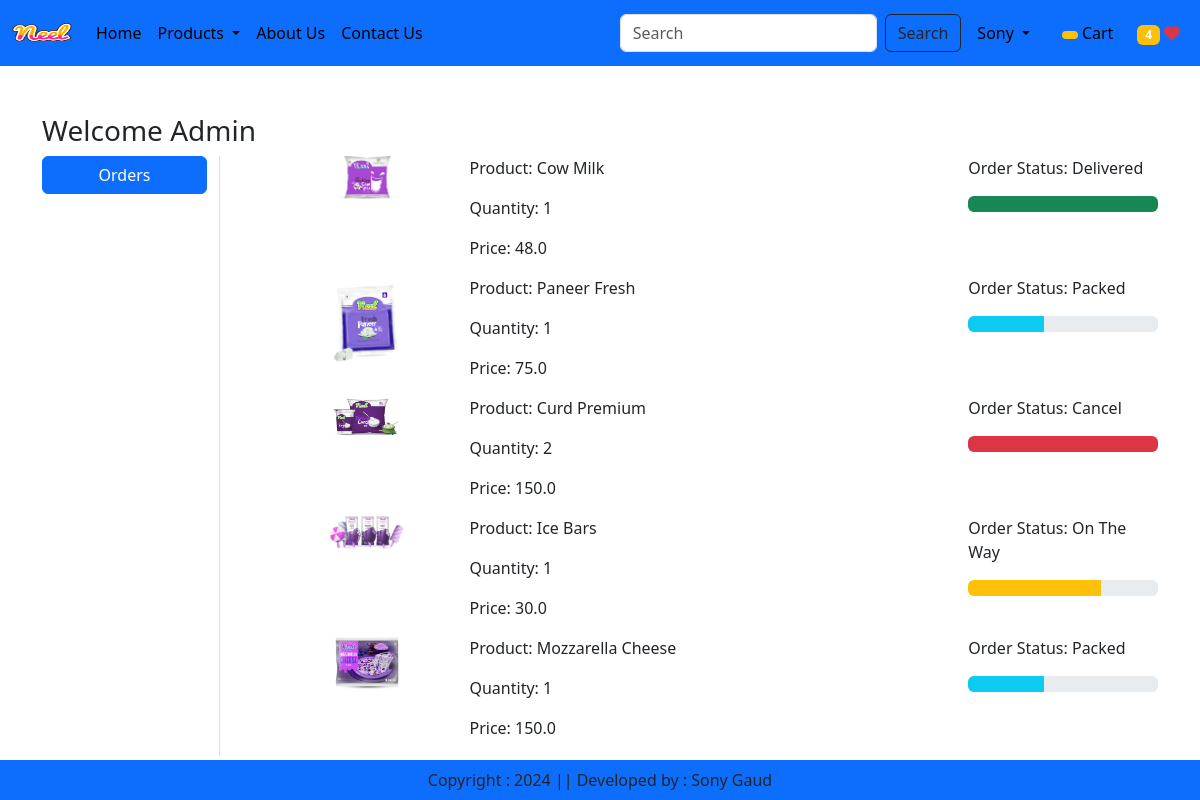
/orders/ (signed in), run on the app's committed database.
### app/models.py (models this page shows, shortened)
class OrderPlaced(models.Model):
    user = models.ForeignKey(User, on_delete=models.CASCADE)
    customer = models.ForeignKey(Customer, on_delete=models.CASCADE)
    product = models.ForeignKey(Product, on_delete=models.CASCADE)
    quantity = models.PositiveIntegerField(default=1)
    ordered_date = models.DateTimeField(auto_now_add=True)
    status = models.CharField(max_length=50, choices=STATUS_CHOICES, default='Pending')
    payment = models.ForeignKey(Payment, on_delete=models.CASCADE, default="")
    @property
    def total_cost(self):
        return self.quantity * self.product.discounted_price

class Product(models.Model):
    title = models.CharField(max_length = 100)
    selling_price = models.FloatField()
    discounted_price = models.FloatField()
    description = models.TextField()
    composition = models.TextField(default = "")
    prodapp = models.TextField(default = "")
    category = models.CharField(choices = CATEGORY_CHOICES, max_length = 2)
    product_image = models.ImageField(upload_to = "product")

### app/views.py (the view)
# urls.py: path("orders/", views.orders, name='orders'),
@login_required
def orders(request):
    totalitem = 0
    wishitem = 0
    if request.user.is_authenticated:
        totalitem = len(Cart.objects.filter(user=request.user))
        wishitem = len(Wishlist.objects.filter(user=request.user))
    order_placed=OrderPlaced.objects.filter(user=request.user)
    return render(request, 'app/orders.html', locals())

### app/templates/app/orders.html (shortened to what this page needs)
{% extends 'app/base.html' %}
{% load static %}
{% block main-content %}
<div class="container my-5">
    <div class="row">
        <h3> Welcome <span class="text-capitalize"> {{request.user}} </span> </h3>
            <div class="col-sm-2 border-end">
                <ul class="list-unstyled">
                    <li class="d-grid"> <a href="{% url 'orders' %}" class="btn btn-primary"> Orders </a></li>
                </ul>
            </div>
                <div class="col-sm-9 offset-sm-1">
                    {% for op in order_placed %}
                    <div class="row">
                        <div class="col-sm-2">
                            <img src="{{op.product.product_image.url}}" class="img-fluid" height="80" width="80" />
                        </div>
                        <div class="col-sm-7">
                            <p> Product: {{op.product.title}} </p>
                            <p> Quantity: {{op.quantity}} </p>
                            <p> Price: {{op.total_cost}} </p>
                        </div>
                        <div class="col-sm-3">
                            <p> Order Status: {{op.status}} </p>
                            {% if op.status == 'Packed' %}
                            <div class="progress">
                                <div class="progress-bar bg-info" role="progressbar" style="width: 40%" aria-valuenow="40" aria-valuemin="0"
                                aria-valuemax="100"> </div>
                            </div>
                            {% endif %}
                            {% if op.status == 'On The Way' %}
                            <div class="progress">
                                <div class="progress-bar bg-warning" role="progressbar" style="width: 70%" aria-valuenow="70" aria-valuemin="0"
                                aria-valuemax="100"> </div>
                            </div>
                            {% endif %}
                            {% if op.status == 'Delivered' %}
                            <div class="progress">
                                <div class="progress-bar bg-success" role="progressbar" style="width: 100%" aria-valuenow="100" aria-valuemin="0"
                                aria-valuemax="100"> </div>
                            </div>
                            {% endif %}
                            {% if op.status == 'Cancel' %}
                            <div class="progress">
                                <div class="progress-bar bg-danger" role="progressbar" style="width: 100%" aria-valuenow="100" aria-valuemin="0"
                                aria-valuemax="100"> </div>
                            </div>
                            {% endif %}
                        </div>
                    </div>
                    {% endfor %}
                </div>
    </div>
</div>
{% endblock main-content %}

### app/templates/app/base.html (shortened to what this page needs)
<!DOCTYPE html>
{% load static %}
<html lang="en">
<head>
    <link href="https://cdn.jsdelivr.net/npm/bootstrap@5.3.2/dist/css/bootstrap.min.css" rel="stylesheet">
    <link rel="stylesheet" href="{% static 'app/css/owl.carousel.min.css' %}" />
    <link rel="stylesheet" href="{% static 'app/css/all.min.css' %}" />
    <link rel="stylesheet" href="{% static 'app/css/style.css' %}" />
  </head>
  <body>
    <nav class="navbar navbar-expand-lg navbar-black bg-primary">
      <div class="container-fluid">
        <a class="navbar-brand" href="#">
          <img src="{% static 'app/images/product/Neel.png' %}" width="60" height="40"/>
        </a>
        <div class="collapse navbar-collapse" id="navbarSupportedContent">
          <ul class="navbar-nav me-auto mb-2 mb-lg-0">
            {% if request.user.is_authenticated %}
            <li class="nav-item">
              <a class="nav-link active text-black" aria-current="page" href="/">Home</a>
            </li>
            <li class="nav-item dropdown">
              <a class="nav-link dropdown-toggle text-black" href="#" role="button" data-bs-toggle="dropdown" aria-expanded="false">
                Products
              </a>
            </li>
            <li class="nav-item">
              <a class="nav-link text-black" href="{% url 'about' %}">About Us</a>
            </li>
            <li class="nav-item">
              <a class="nav-link text-black" href="{% url 'contact' %}">Contact Us</a>
            </li>
          </ul>
          <form class="d-flex" role="search" action="/search">
            <input class="form-control me-2" type="search" placeholder="Search" name="search" aria-label="Search">
            <button class="btn btn-outline-dark" type="submit">Search</button>
          </form>
        </div>
        <ul class="navbar-nav me-auto mb-2 mb-lg-0">
          <li class="nav-item dropdown mx-2">
              <a class="nav-link dropdown-toggle text-black" href="#"
              id="profileDropdown" role="button" data-bs-toggle="dropdown"
              aria-expanded="false"> Sony </a>
          </li>
          <li class="nav-item mx-2">
            <a href="{% url 'showcart' %}" class="nav-link text-black"> <span class="badge bg-warning"> {% if totalitem > 0 %} {{totalitem}} {% endif %}</span> Cart </a>
          </li>
          <li class= "nav-item mx-12">
            <a href="{% url 'showwishlist' %}" class="nav-link text-danger"> <span class="badge bg-warning"> {% if wishitem > 0 %} {{wishitem}} {% endif %} </span> <i class="fa fa-heart"> </i></a>
          </li>
          {% endif %}
        </ul>
      </div>
    </nav>
    {% block main-content %} {% endblock main-content %}
    <footer class="container-fluid fixed-bottom bg-primary text-center p-2 mt-3">
      Copyright : 2024 || Developed by : Sony Gaud
    </footer>
</body>
</html>

### data on the page
OrderPlaced: product.product_image (picture), product "Cow Milk", quantity "1", total_cost "48.0", status "Delivered"
OrderPlaced: product.product_image (picture), product "Paneer Fresh", quantity "1", total_cost "75.0", status "Packed"
OrderPlaced: product.product_image (picture), product "Curd Premium", quantity "2", total_cost "150.0", status "Cancel"
OrderPlaced: product.product_image (picture), product "Ice Bars", quantity "1", total_cost "30.0", status "On The Way"
OrderPlaced: product.product_image (picture), product "Mozzarella Cheese", quantity "1", total_cost "150.0", status "Packed"

### other printed values
{{ wishitem }} "4"
{{ request.user }} "Admin"
